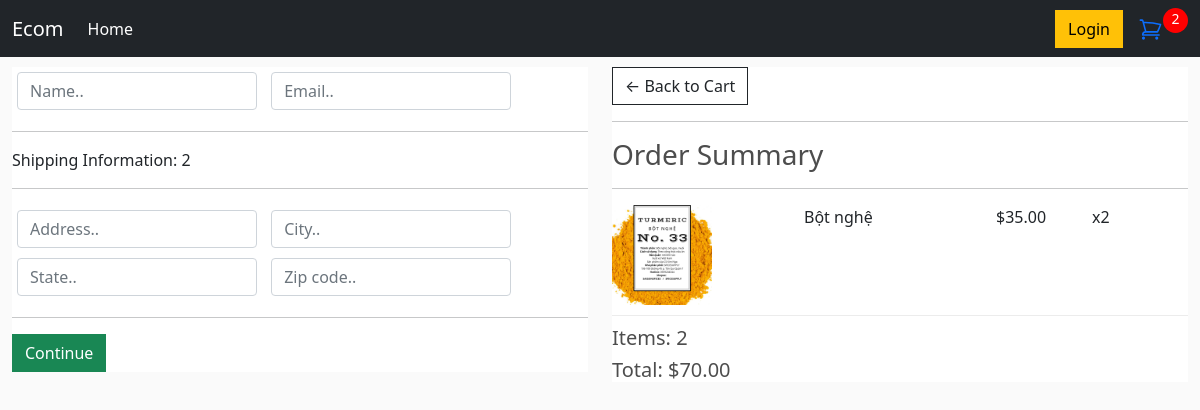
/checkout/ (signed in), run on an earlier commit of the app's database.
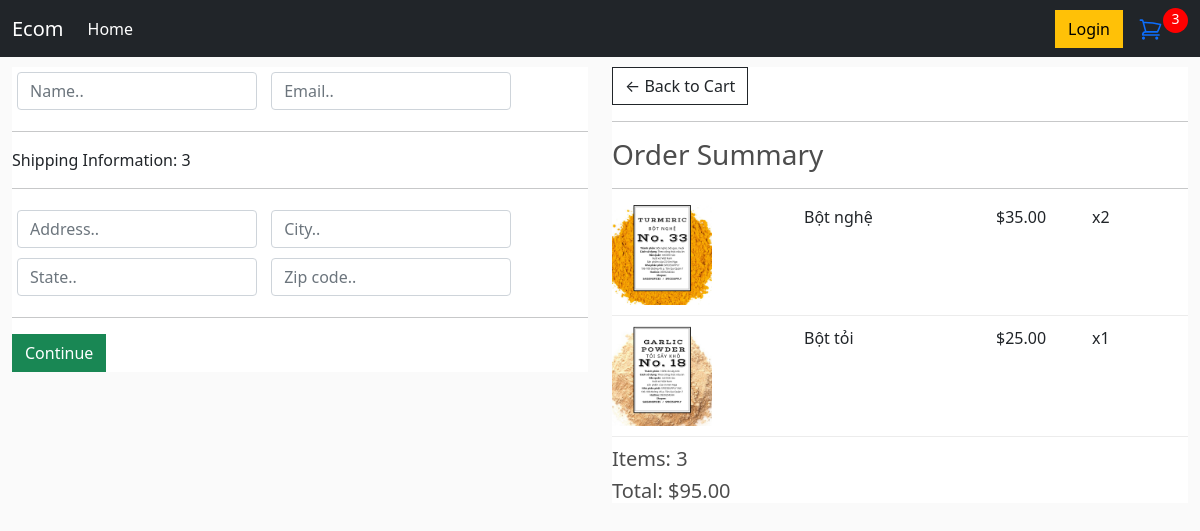
And on a later commit of the database.
### store/models.py (models this page shows, shortened)
class OrderItem(models.Model):
    product = models.ForeignKey(Products, on_delete=models.SET_NULL, null=True)
    order = models.ForeignKey(Order, on_delete=models.SET_NULL, null=True)
    quantity = models.IntegerField(default=0, null=True, blank=True)
    date_added = models.DateTimeField(auto_now_add=True)
    @property
    def get_total(self):
        total = self.product.price * self.quantity
        return total

class Products(models.Model):
    name = models.CharField(max_length=200, null=True)
    description = models.TextField()
    price = models.DecimalField(max_digits=7, decimal_places=2)
    image = models.ImageField(null=True, blank=True)
    quantity = models.PositiveIntegerField(default=0)
    @property
    def imageURL(self):
        try:
            url = self.image.url
        except:
            url = ''
        return url

class Order(models.Model):
    customer = models.ForeignKey(Customer, on_delete=models.SET_NULL, blank=True, null=True)
    date_ordered = models.DateTimeField(auto_now_add=True)
    complete = models.BooleanField(default=False, null=True, blank=False)
    transaction_id = models.CharField(max_length=200, null=True)
    @property
    def get_cart_total(self):
        orderitems = self.orderitem_set.all()
        total = sum([item.get_total for item in orderitems])
        return total
    @property
    def get_cart_items(self):
        orderitems = self.orderitem_set.all()
        total = sum([item.quantity for item in orderitems])
        return total

### store/views.py (the view)
# urls.py: path('checkout/', views.checkout, name="checkout"),
def checkout(request):
    data = cartData(request)
    cartItems = data['cartItems']
    order = data['order']
    items = data['items']
    print(f'checkout: {cartItems}')
    context = {'items': items, 'order': order, 'cartItems': cartItems}
    return render(request, 'checkout.html', context)

### store/utils.py (called while the page is built)
def cartData(request):
    if request.user.is_authenticated:
        customer = request.user.customer
        order, created = Order.objects.get_or_create(
            customer=customer, complete=False)
        items = order.orderitem_set.all()
        cartItems = order.get_cart_items
    else:
        cookieData = cookieCart(request)
        cartItems = cookieData['cartItems']
        items = cookieData['items']
        order = cookieData['order']
    return {'cartItems' : cartItems, 'order' : order, 'items' : items}

### store/templates/checkout.html (shortened to what this page needs)
{% extends 'main.html' %} {% load static %} {% block content %}
<link rel="stylesheet" href="{% static 'CSS/main.css' %}" />
<div class="row">
    <div class="col-lg-6">
        <div class="box-element" id="form-wrapper">
            <form id="form">
                <div id="user-info">
                    <div class="form-field">
                        <input
                            required
                            class="form-control"
                            type="text"
                            name="name"
                            placeholder="Name.."
                        />
                    </div>
                    <div class="form-field">
                        <input
                            required
                            class="form-control"
                            type="email"
                            name="email"
                            placeholder="Email.."
                        />
                    </div>
                </div>
                <div id="shipping-info">
                    <hr />
                    <p>Shipping Information: {{cartItems}}</p>
                    <hr />
                    <div class="form-field">
                        <input
                            class="form-control"
                            type="text"
                            name="address"
                            placeholder="Address.."
                        />
                    </div>
                    <div class="form-field">
                        <input
                            class="form-control"
                            type="text"
                            name="city"
                            placeholder="City.."
                        />
                    </div>
                    <div class="form-field">
                        <input
                            class="form-control"
                            type="text"
                            name="state"
                            placeholder="State.."
                        />
                    </div>
                    <div class="form-field">
                        <input
                            class="form-control"
                            type="text"
                            name="zipcode"
                            placeholder="Zip code.."
                        />
                    </div>
                </div>
                <hr />
                <input
                    id="form-button"
                    class="btn btn-success btn-block"
                    type="submit"
                    value="Continue"
                />
            </form>
        </div>
    </div>
    <div class="col-lg-6">
        <div class="box-element">
            <a class="btn btn-outline-dark" href="{% url 'cart' %}"
                >&#x2190; Back to Cart</a
            >
            <hr />
            <h3>Order Summary</h3>
            <hr />
            {% for item in items %}
            <div class="cart-row">
                <div style="flex: 2">
                    <img class="row-image" src="{{item.product.imageURL}}" />
                </div>
                <div style="flex: 2"><p>{{item.product.name}}</p></div>
                <div style="flex: 1">
                    <p>${{item.product.price|floatformat:2}}</p>
                </div>
                <div style="flex: 1"><p>x{{item.quantity}}</p></div>
            </div>
            {% endfor %}
            <h5>Items: {{order.get_cart_items}}</h5>
            <h5>Total: ${{order.get_cart_total|floatformat:2}}</h5>
        </div>
    </div>
</div>
{% endblock content %}

What changed in the data, as far as the page shows it:
added OrderItem: product.imageURL (picture), product.name "Bột tỏi", product.price "25.00", quantity "1"
computed for Order: get_cart_items "2" → "3"; get_cart_total "70.00" → "95.00"
Also different on the page:
{{ cartItems }}: "2" → "3"
